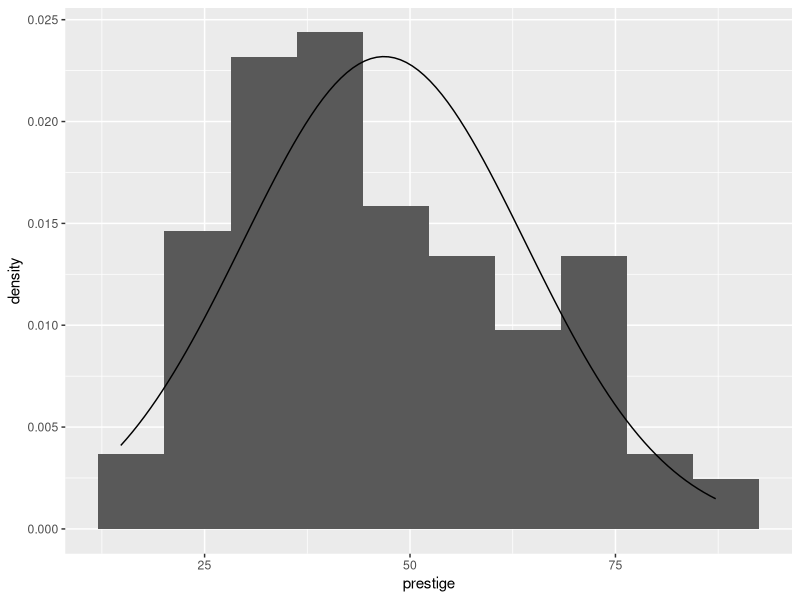
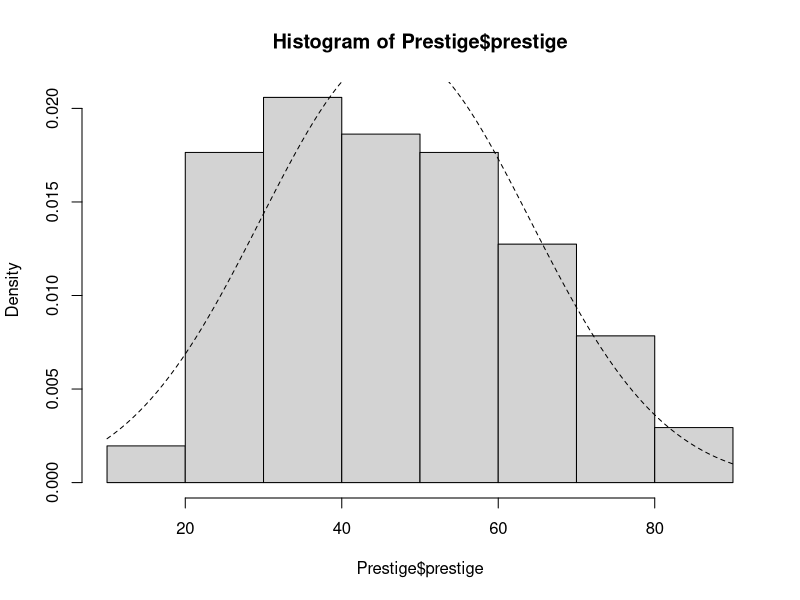
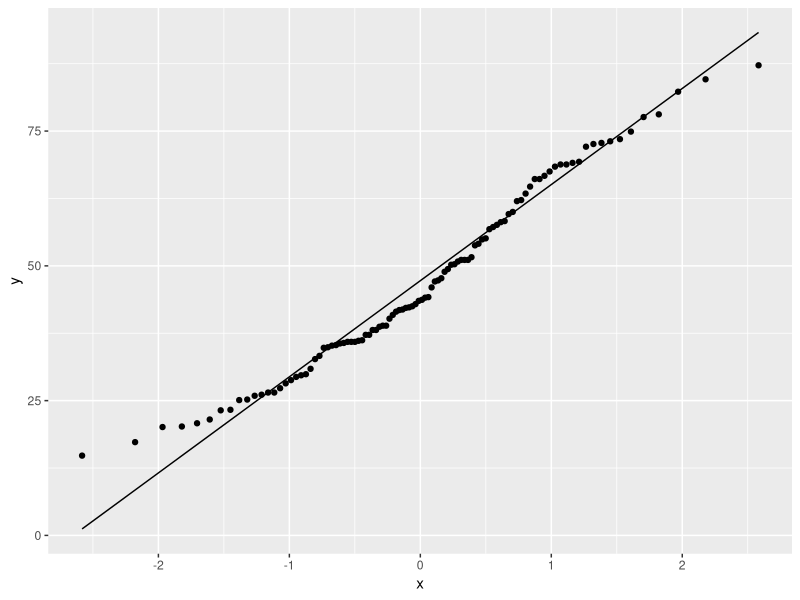
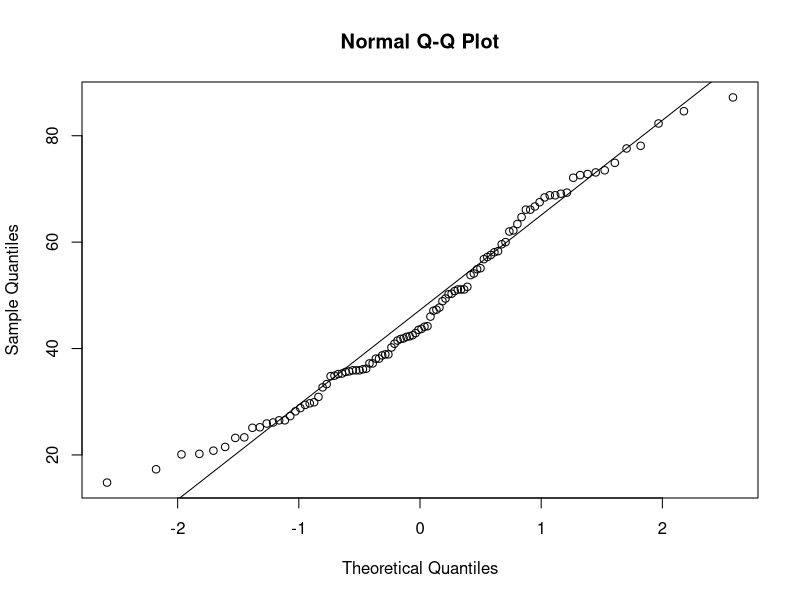
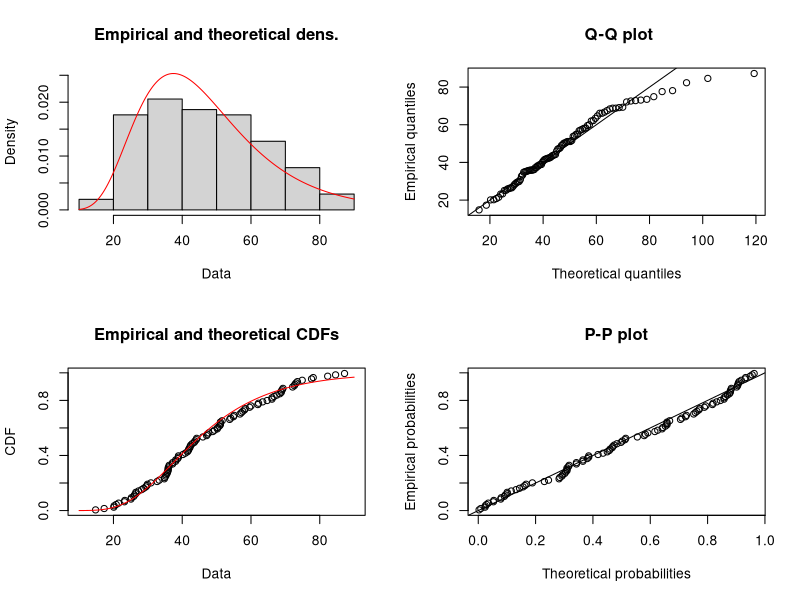
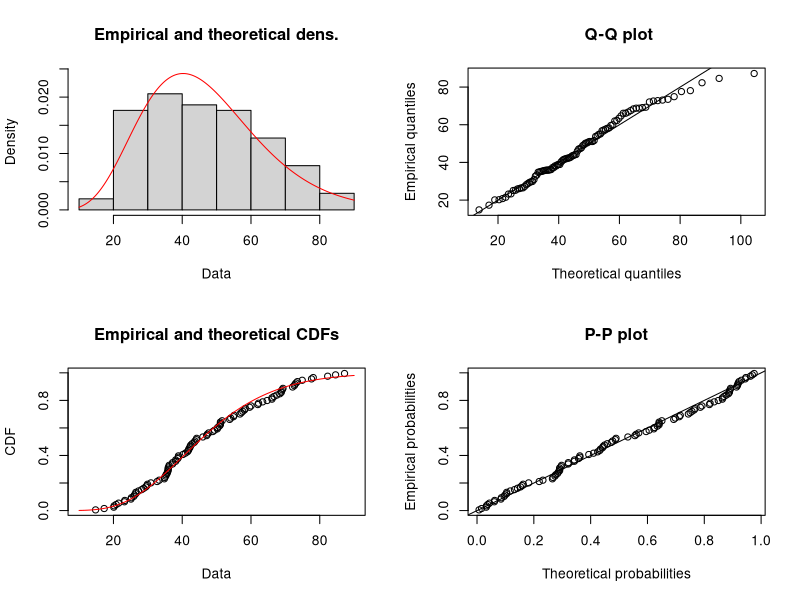
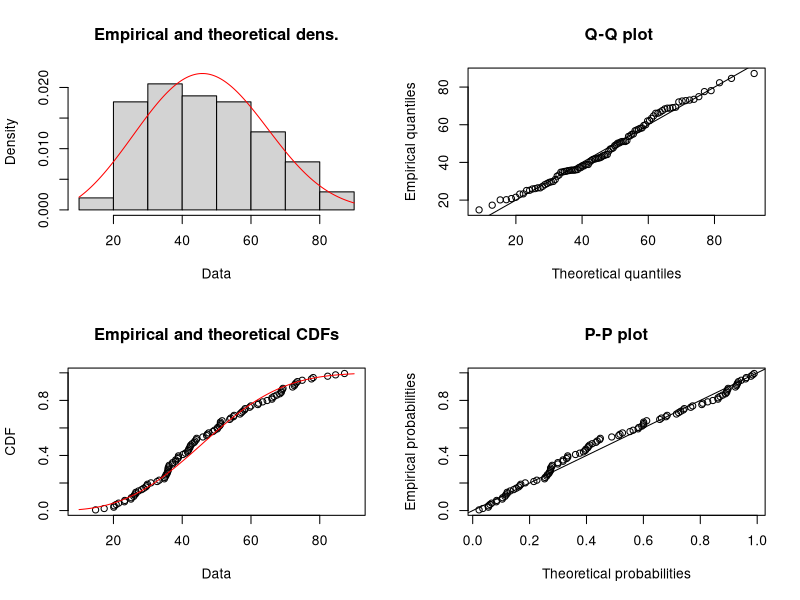
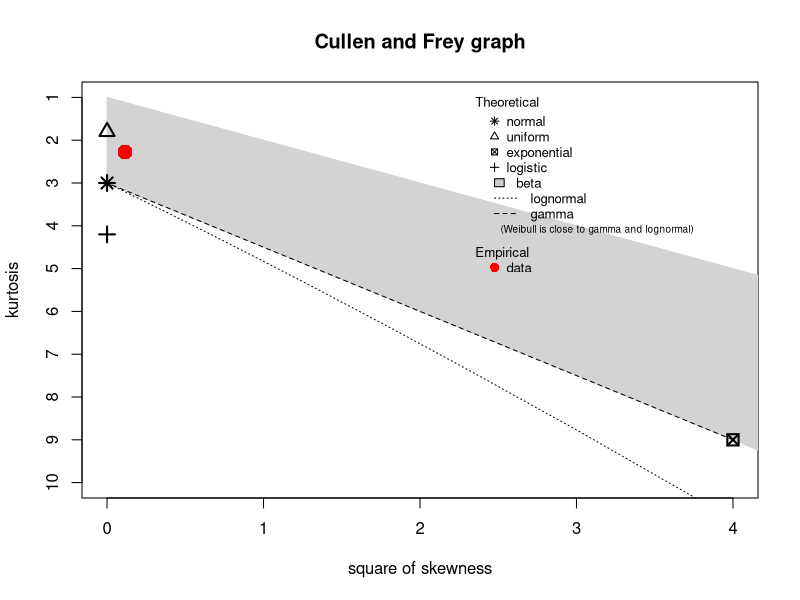

These charts were generated, in order, by the following R code:
## ---- chunk 1
knitr::opts_chunk$set(echo = TRUE, 
                      results=FALSE, 
                      warning=FALSE, 
                      message=FALSE, 
                      comment=NA,
                      fig.align='center',
                      out.width='50%')
## ---- chunk 2
options(warn=-1) 
## ---- chunk 3
knitr::opts_chunk$set(warning=FALSE, message=FALSE, comment=NA, fig.show = "hide")
## ---- chunk 4
pnorm(2.1, mean=0, sd=1) - pnorm(-1.8, mean=0, sd=1)
## ---- chunk 5
pnorm(2.1) - pnorm(-1.8)
## ---- chunk 6
library(tidyverse)
library(car)

Prestige |> 
  ggplot() + 
  aes(prestige) +
  geom_histogram(aes(y=after_stat(density)), bins=10) +
  stat_function(fun = dnorm,
                args=list(mean=mean(Prestige$prestige),
                          sd=sd(Prestige$prestige)), 
                geom = "line")

## ---- chunk 7
library(car)

hist(Prestige$prestige, probability=T)

curve(dnorm(x, 
            mean(Prestige$prestige), 
            sd(Prestige$prestige)), 
      add= T, lty=2)
## ---- chunk 8
Prestige |> 
  ggplot() + 
  aes(sample=prestige) + 
  stat_qq() + 
  stat_qq_line()

# or
qqnorm(Prestige$prestige)
qqline(Prestige$prestige)
## ---- chunk 9
shapiro.test(Prestige$prestige)

ks.test(Prestige$prestige, 
        "pnorm", 
        mean(Prestige$prestige), 
        sd(Prestige$prestige) )
## ---- chunk 10
library(fitdistrplus)

m1 <- fitdist(Prestige$prestige, "lnorm")

plot(m1)
## ---- chunk 11
library(fitdistrplus)

m2 <- fitdist(Prestige$prestige, "gamma")

plot(m2)
## ---- chunk 12
library(fitdistrplus)

m3 <- fitdist(Prestige$prestige, "weibull")

plot(m3)
## ---- chunk 13
descdist(Prestige$prestige)
